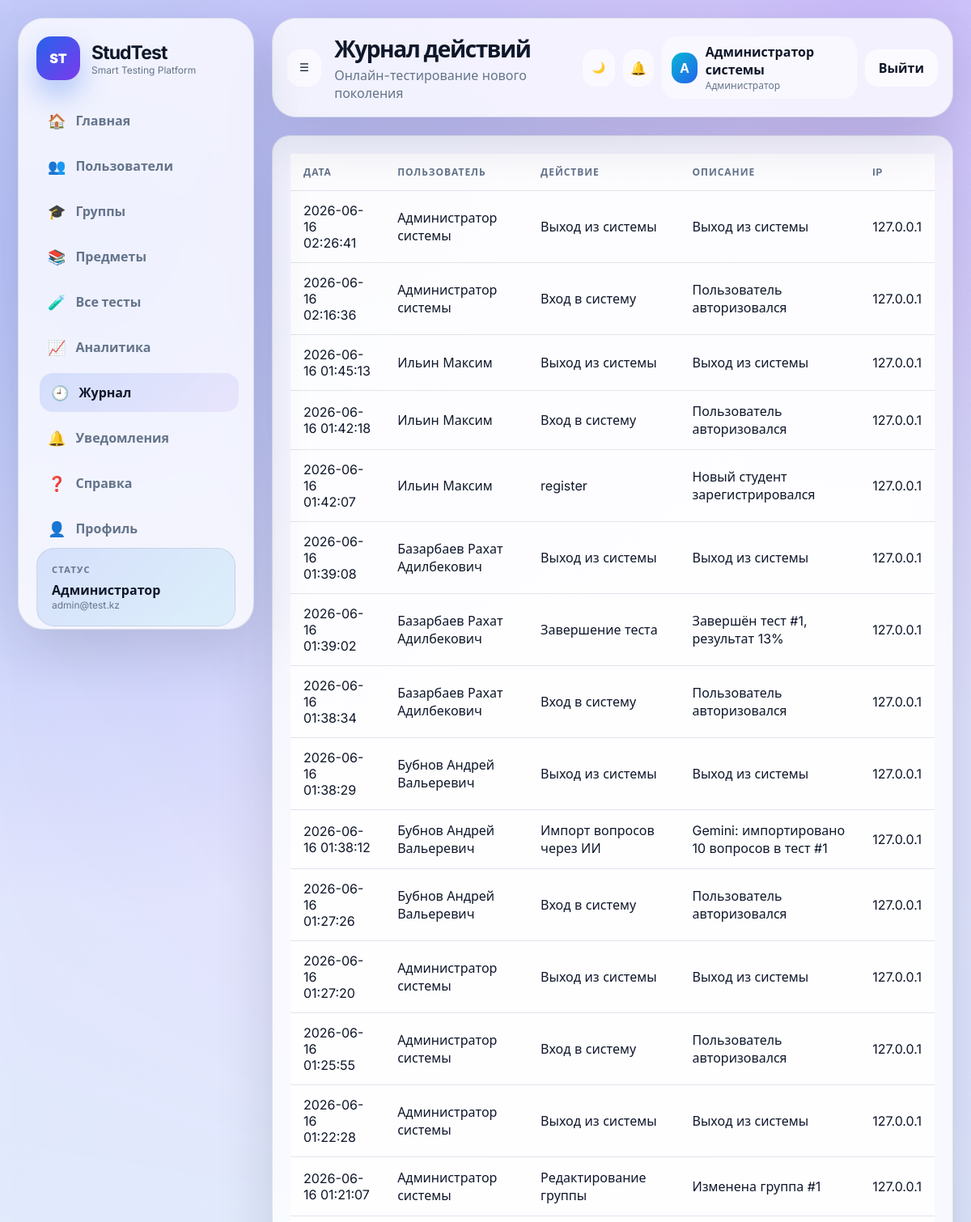
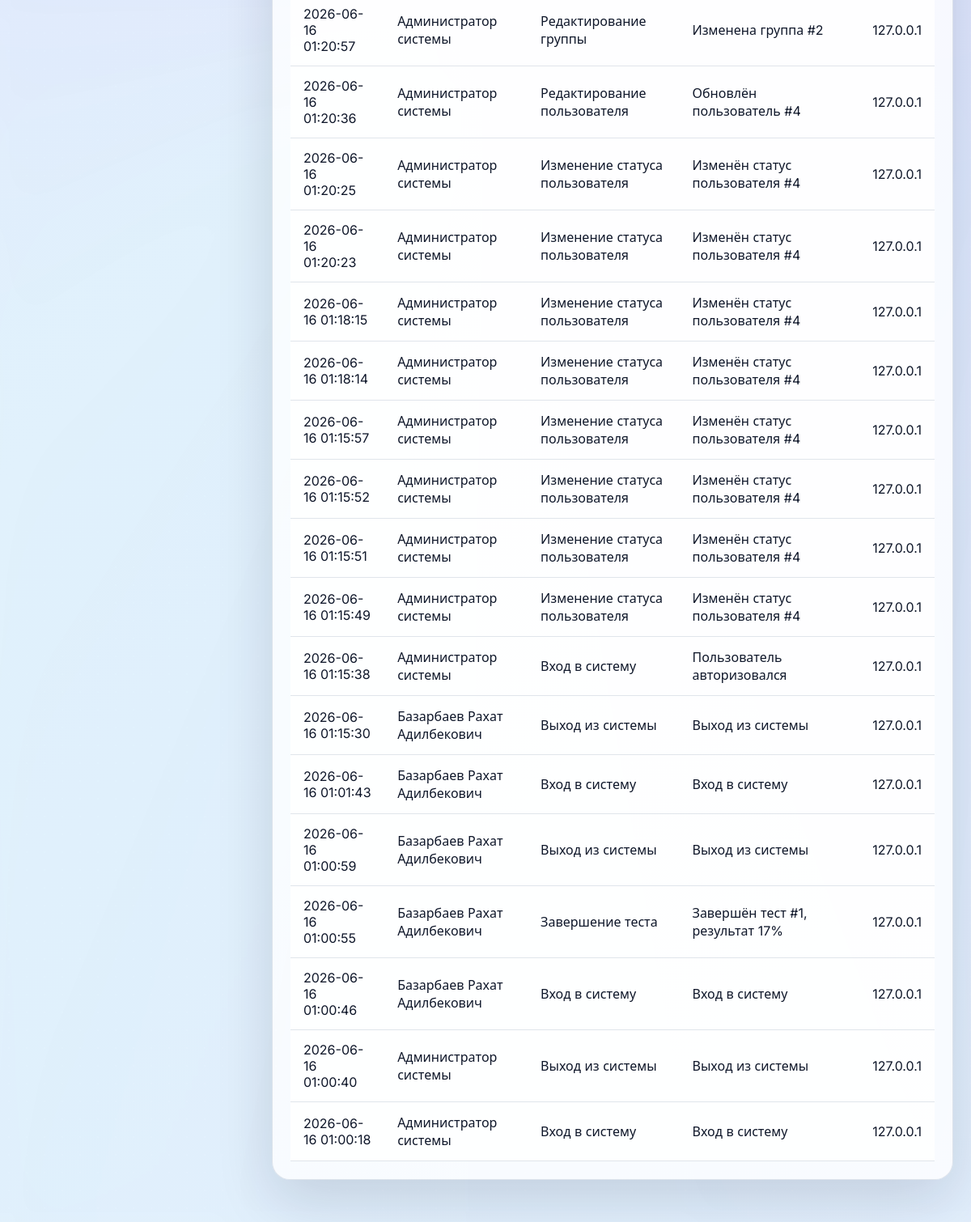
Screenshot of /admin/logs.php (signed in) with the database file from the repository (2 pictures, top to bottom).
### tables this page shows
CREATE TABLE `activity_log` (
  `id` int(11) NOT NULL,
  `user_id` int(11) DEFAULT NULL,
  `action` varchar(255) NOT NULL,
  `description` text DEFAULT NULL,
  `ip_address` varchar(50) DEFAULT NULL,
  `created_at` timestamp NULL DEFAULT current_timestamp()
);

CREATE TABLE `users` (
  `id` int(11) NOT NULL,
  `full_name` varchar(150) NOT NULL,
  `email` varchar(120) NOT NULL,
  `password` varchar(255) NOT NULL,
  `role` enum('admin','teacher','student') NOT NULL DEFAULT 'student',
  `group_id` int(11) DEFAULT NULL,
  `is_active` tinyint(1) NOT NULL DEFAULT 1,
  `avatar` varchar(255) DEFAULT NULL,
  `created_at` timestamp NULL DEFAULT current_timestamp(),
  `updated_at` timestamp NULL DEFAULT current_timestamp() ON UPDATE current_timestamp()
);

### includes/auth.php (called while the page is built, shortened)
<?php
function e($value): string { return htmlspecialchars((string)$value, ENT_QUOTES, 'UTF-8'); }
function actionLabel(string $action): string {
    $map = [
        'login' => 'Вход в систему',
        'logout' => 'Выход из системы',
        'finish_test' => 'Завершение теста',
        'start_test' => 'Начало теста',
        'create_test' => 'Создание теста',
        'update_test' => 'Редактирование теста',
        'delete_test' => 'Удаление теста',
        'create_user' => 'Создание пользователя',
        'update_user' => 'Редактирование пользователя',
        'delete_user' => 'Удаление пользователя',
        'create_subject' => 'Создание предмета',
        'update_subject' => 'Редактирование предмета',
        'delete_subject' => 'Удаление предмета',
        'create_group' => 'Создание группы',
        'update_group' => 'Редактирование группы',
        'delete_group' => 'Удаление группы',
        'import_questions' => 'Импорт вопросов',
        'ai_import_questions' => 'Импорт вопросов через ИИ',
        'generate_ai_questions' => 'Генерация вопросов через ИИ',
        'toggle_user' => 'Изменение статуса пользователя',
        'export_results' => 'Экспорт результатов',
        'Обновление профиля' => 'Обновление профиля'
    ];
    return $map[$action] ?? $action;
}
?>

### admin/logs.php (the view, shortened to what this page needs)
<?php
require_once __DIR__ . '/../config/database.php';
require_once __DIR__ . '/../includes/auth.php';
$logs = $pdo->query('SELECT l.*, u.full_name FROM activity_log l LEFT JOIN users u ON u.id=l.user_id ORDER BY l.id DESC LIMIT 100')->fetchAll();
include __DIR__ . '/../includes/header.php';
?>
<div class="card table-wrap">
<table><tr><th>Дата</th><th>Пользователь</th><th>Действие</th><th>Описание</th><th>IP</th></tr>
<?php foreach ($logs as $l): ?><tr><td><?= e($l['created_at']) ?></td><td><?= e($l['full_name'] ?? '-') ?></td><td><?= e(actionLabel($l['action'])) ?></td><td><?= e($l['description']) ?></td><td><?= e($l['ip_address']) ?></td></tr><?php endforeach; ?>
</table>
</div>
<?php include __DIR__ . '/../includes/footer.php'; ?>

### assets/css/style.css (style rules this page uses)
:root { --bg:#eef3ff; --card:rgba(255,255,255,.78); --text:#0f172a; --muted:#64748b; --line:rgba(148,163,184,.28); --primary:#2563eb; --primary2:#7c3aed; --accent:#06b6d4; --success:#16a34a; --warning:#f59e0b; --danger:#ef4444; --shadow:0 24px 70px rgba(15,23,42,.14); --radius:26px; --sidebar:292px; }
* { box-sizing:border-box }
html { scroll-behavior:smooth }
body { margin:0;font-family:Inter,system-ui,Arial,sans-serif;background:radial-gradient(circle at 10% 10%,rgba(37,99,235,.26),transparent 28%),radial-gradient(circle at 90% 0%,rgba(124,58,237,.22),transparent 28%),linear-gradient(135deg,var(--bg),#f8fbff);color:var(--text);min-height:100vh;overflow-x:hidden }
body::before { content:"";position:fixed;inset:-120px;background:conic-gradient(from 110deg at 50% 50%,rgba(37,99,235,.12),rgba(6,182,212,.08),rgba(124,58,237,.12),rgba(37,99,235,.12));filter:blur(70px);animation:aurora 12s linear infinite;pointer-events:none }
.card,.stat,.panel { background:var(--card);border:1px solid var(--line);border-radius:var(--radius);padding:22px;box-shadow:var(--shadow);backdrop-filter:blur(18px);transition:.25s }
.table-wrap { overflow:auto;border-radius:22px;border:1px solid var(--line) }
table { width:100%;border-collapse:collapse;background:var(--card) }
th,td { padding:14px 16px;text-align:left;border-bottom:1px solid var(--line) }
th { font-size:12px;text-transform:uppercase;letter-spacing:.08em;color:var(--muted) }

### rows the page displays
activity_log: created_at "2026-06-16 02:26:41", user.full_name "Администратор системы", action "Выход из системы", description "Выход из системы", ip_address "127.0.0.1"
activity_log: created_at "2026-06-16 02:16:36", user.full_name "Администратор системы", action "Вход в систему", description "Пользователь авторизовался", ip_address "127.0.0.1"
activity_log: created_at "2026-06-16 01:45:13", user.full_name "Ильин Максим", action "Выход из системы", description "Выход из системы", ip_address "127.0.0.1"
activity_log: created_at "2026-06-16 01:42:18", user.full_name "Ильин Максим", action "Вход в систему", description "Пользователь авторизовался", ip_address "127.0.0.1"
activity_log: created_at "2026-06-16 01:42:07", user.full_name "Ильин Максим", action "register", description "Новый студент зарегистрировался", ip_address "127.0.0.1"
activity_log: created_at "2026-06-16 01:39:08", user.full_name "Базарбаев Рахат Адилбекович", action "Выход из системы", description "Выход из системы", ip_address "127.0.0.1"
activity_log: created_at "2026-06-16 01:39:02", user.full_name "Базарбаев Рахат Адилбекович", action "Завершение теста", description "Завершён тест #1, результат 13%", ip_address "127.0.0.1"
activity_log: created_at "2026-06-16 01:38:34", user.full_name "Базарбаев Рахат Адилбекович", action "Вход в систему", description "Пользователь авторизовался", ip_address "127.0.0.1"
activity_log: created_at "2026-06-16 01:38:29", user.full_name "Бубнов Андрей Вальеревич", action "Выход из системы", description "Выход из системы", ip_address "127.0.0.1"
activity_log: created_at "2026-06-16 01:38:12", user.full_name "Бубнов Андрей Вальеревич", action "Импорт вопросов через ИИ", description "Gemini: импортировано 10 вопросов в тест #1", ip_address "127.0.0.1"
activity_log: created_at "2026-06-16 01:27:26", user.full_name "Бубнов Андрей Вальеревич", action "Вход в систему", description "Пользователь авторизовался", ip_address "127.0.0.1"
activity_log: created_at "2026-06-16 01:27:20", user.full_name "Администратор системы", action "Выход из системы", description "Выход из системы", ip_address "127.0.0.1"
activity_log: created_at "2026-06-16 01:25:55", user.full_name "Администратор системы", action "Вход в систему", description "Пользователь авторизовался", ip_address "127.0.0.1"
activity_log: created_at "2026-06-16 01:22:28", user.full_name "Администратор системы", action "Выход из системы", description "Выход из системы", ip_address "127.0.0.1"
activity_log: created_at "2026-06-16 01:21:07", user.full_name "Администратор системы", action "Редактирование группы", description "Изменена группа #1", ip_address "127.0.0.1"
activity_log: created_at "2026-06-16 01:20:57", user.full_name "Администратор системы", action "Редактирование группы", description "Изменена группа #2", ip_address "127.0.0.1"
activity_log: created_at "2026-06-16 01:20:36", user.full_name "Администратор системы", action "Редактирование пользователя", description "Обновлён пользователь #4", ip_address "127.0.0.1"
activity_log: created_at "2026-06-16 01:20:25", user.full_name "Администратор системы", action "Изменение статуса пользователя", description "Изменён статус пользователя #4", ip_address "127.0.0.1"
activity_log: created_at "2026-06-16 01:20:23", user.full_name "Администратор системы", action "Изменение статуса пользователя", description "Изменён статус пользователя #4", ip_address "127.0.0.1"
activity_log: created_at "2026-06-16 01:18:15", user.full_name "Администратор системы", action "Изменение статуса пользователя", description "Изменён статус пользователя #4", ip_address "127.0.0.1"
activity_log: created_at "2026-06-16 01:18:14", user.full_name "Администратор системы", action "Изменение статуса пользователя", description "Изменён статус пользователя #4", ip_address "127.0.0.1"
activity_log: created_at "2026-06-16 01:15:57", user.full_name "Администратор системы", action "Изменение статуса пользователя", description "Изменён статус пользователя #4", ip_address "127.0.0.1"
activity_log: created_at "2026-06-16 01:15:52", user.full_name "Администратор системы", action "Изменение статуса пользователя", description "Изменён статус пользователя #4", ip_address "127.0.0.1"
activity_log: created_at "2026-06-16 01:15:51", user.full_name "Администратор системы", action "Изменение статуса пользователя", description "Изменён статус пользователя #4", ip_address "127.0.0.1"
activity_log: created_at "2026-06-16 01:15:49", user.full_name "Администратор системы", action "Изменение статуса пользователя", description "Изменён статус пользователя #4", ip_address "127.0.0.1"
activity_log: created_at "2026-06-16 01:15:38", user.full_name "Администратор системы", action "Вход в систему", description "Пользователь авторизовался", ip_address "127.0.0.1"
activity_log: created_at "2026-06-16 01:15:30", user.full_name "Базарбаев Рахат Адилбекович", action "Выход из системы", description "Выход из системы", ip_address "127.0.0.1"
activity_log: created_at "2026-06-16 01:01:43", user.full_name "Базарбаев Рахат Адилбекович", action "Вход в систему", description "Вход в систему", ip_address "127.0.0.1"
activity_log: created_at "2026-06-16 01:00:59", user.full_name "Базарбаев Рахат Адилбекович", action "Выход из системы", description "Выход из системы", ip_address "127.0.0.1"
activity_log: created_at "2026-06-16 01:00:55", user.full_name "Базарбаев Рахат Адилбекович", action "Завершение теста", description "Завершён тест #1, результат 17%", ip_address "127.0.0.1"
activity_log: created_at "2026-06-16 01:00:46", user.full_name "Базарбаев Рахат Адилбекович", action "Вход в систему", description "Вход в систему", ip_address "127.0.0.1"
activity_log: created_at "2026-06-16 01:00:40", user.full_name "Администратор системы", action "Выход из системы", description "Выход из системы", ip_address "127.0.0.1"
activity_log: created_at "2026-06-16 01:00:18", user.full_name "Администратор системы", action "Вход в систему", description "Вход в систему", ip_address "127.0.0.1"

### other values shown
roleLabel($role) "Администратор"
currentUserEmail() "admin@test.kz"
$pageTitle "Журнал действий"
currentUserName() "Администратор системы"
